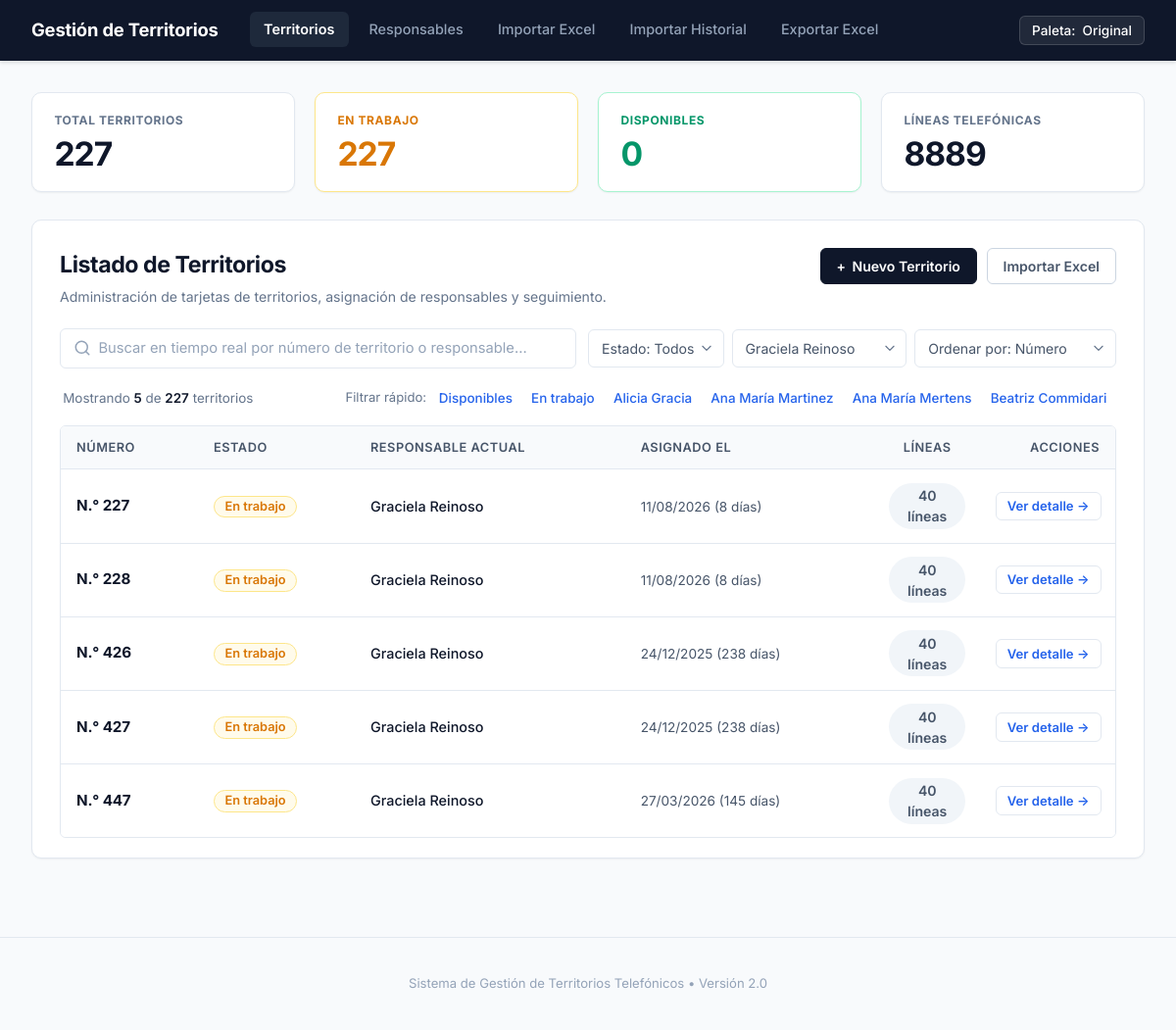
/?responsable_id=11, run on an earlier commit of the app's database.
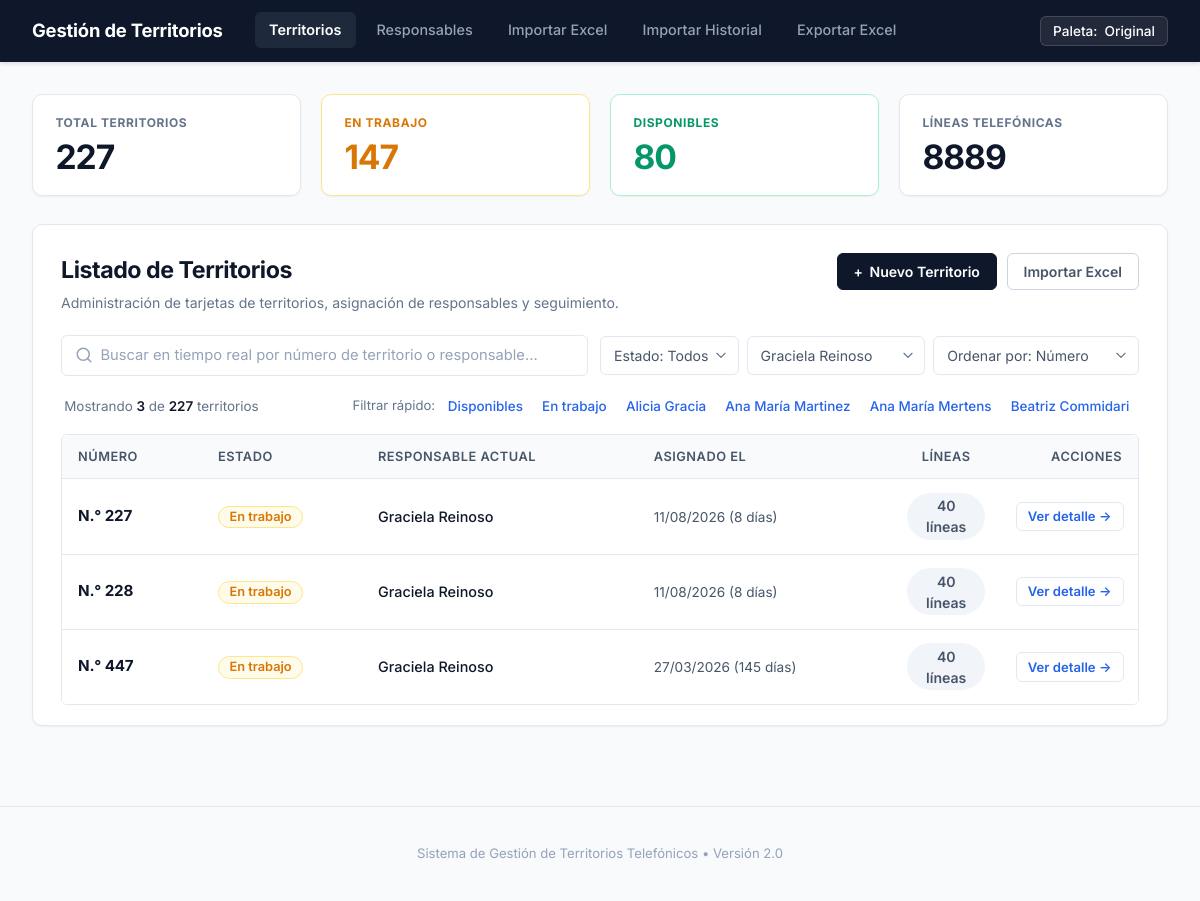
And on a later commit of the database.
### tables this page shows
CREATE TABLE responsables (
    id INTEGER PRIMARY KEY AUTOINCREMENT,
    nombre TEXT NOT NULL,
    activo INTEGER DEFAULT 1 -- 1: activo, 0: inactivo
, telefono TEXT DEFAULT NULL, email TEXT DEFAULT NULL, fecha_alta TEXT DEFAULT NULL);

CREATE TABLE territorios (
    id INTEGER PRIMARY KEY AUTOINCREMENT,
    numero TEXT NOT NULL UNIQUE,
    estado TEXT CHECK(estado IN ('Disponible', 'En trabajo')) DEFAULT 'Disponible'
);

### routes/territorios.py (the view)
    @app.route("/")
    def index():
        q = request.args.get("q", "").strip()
        estado = request.args.get("estado", "").strip()
        responsable_id = request.args.get("responsable_id", "").strip()
        orden = request.args.get("orden", "numero")
        conn = get_connection()
        total_territorios = conn.execute("SELECT COUNT(*) FROM territorios").fetchone()[0]
        total_en_trabajo = conn.execute(
            "SELECT COUNT(*) FROM territorios WHERE estado = 'En trabajo'"
        ).fetchone()[0]
        total_disponibles = conn.execute(
            "SELECT COUNT(*) FROM territorios WHERE estado = 'Disponible'"
        ).fetchone()[0]
        total_lineas = conn.execute("SELECT COUNT(*) FROM registros").fetchone()[0]
        sql = """
            SELECT
                t.id,
                t.numero,
                t.estado,
                r.id AS responsable_id,
                r.nombre AS responsable,
                a.fecha_asignado,
                COUNT(DISTINCT reg.id) AS total_lineas_territorio
            FROM territorios t
            LEFT JOIN asignaciones a
                ON a.territorio_id = t.id AND a.fecha_finalizacion IS NULL
            LEFT JOIN responsables r
                ON r.id = a.responsable_id
            LEFT JOIN registros reg
                ON reg.territorio_id = t.id
            WHERE (t.numero LIKE ? OR r.nombre LIKE ?)
        """
        param_q = f"%{q}%"
        parametros = [param_q, param_q]
        if estado in ("Disponible", "En trabajo"):
            sql += " AND t.estado = ?"
            parametros.append(estado)
        if responsable_id:
            sql += " AND a.responsable_id = ?"
            parametros.append(responsable_id)
        sql += " GROUP BY t.id"
        if orden == "antiguos":
            sql += " ORDER BY (a.fecha_asignado IS NULL), a.fecha_asignado ASC"
        elif orden == "recientes":
            sql += " ORDER BY (a.fecha_asignado IS NULL), a.fecha_asignado DESC"
        elif orden == "lineas":
            sql += " ORDER BY total_lineas_territorio DESC"
        else:
            orden = "numero"
            sql += " ORDER BY CAST(t.numero AS INTEGER), t.numero ASC"
        filas = conn.execute(sql, parametros).fetchall()
        responsables = conn.execute(
            "SELECT id, nombre FROM responsables ORDER BY activo DESC, nombre"
        ).fetchall()
        conn.close()
        ahora = datetime.now()
        territorios = []
        for fila in filas:
            t = dict(fila)
            if t["estado"] == "En trabajo" and t["fecha_asignado"]:
                try:
                    fecha_dt = datetime.strptime(t["fecha_asignado"], "%Y-%m-%d %H:%M:%S")
                    dias = (ahora - fecha_dt).days
                    plural = "" if dias == 1 else "s"
                    t["asignado_texto"] = f"{fecha_dt.strftime('%d/%m/%Y')} ({dias} día{plural})"
                    t["asignado_dias"] = dias
                except Exception:
                    t["asignado_texto"] = str(t["fecha_asignado"])
                    t["asignado_dias"] = 0
            else:
                t["asignado_texto"] = "—"
                t["asignado_dias"] = -1
            territorios.append(t)
        return render_template(
            "index.html",
            territorios=territorios,
            q=q,
            estado=estado,
            responsable_id=responsable_id,
            orden=orden,
            responsables=responsables,
            total_territorios=total_territorios,
            total_en_trabajo=total_en_trabajo,
            total_disponibles=total_disponibles,
            total_lineas=total_lineas,
        )

### database.py (called while the page is built)
def get_connection():
    conn = sqlite3.connect(DATABASE)
    conn.row_factory = sqlite3.Row
    conn.execute("PRAGMA foreign_keys = ON")
    return conn

### templates/index.html (shortened to what the changed rows need)
{% extends "base.html" %}
{% block content %}
<section class="kpi-grid">
    <div class="kpi-card kpi-en-trabajo">
        <span class="kpi-label">EN TRABAJO</span>
        <span class="kpi-value" id="kpi-trabajo-val">{{ total_en_trabajo }}</span>
    </div>
    <div class="kpi-card kpi-disponibles">
        <span class="kpi-label">DISPONIBLES</span>
        <span class="kpi-value" id="kpi-disp-val">{{ total_disponibles }}</span>
    </div>
</section>
<section class="main-card">
    <div class="main-card-header">
        <div class="header-titles">
            <h2 class="card-title">Listado de Territorios</h2>
        </div>
    </div>
    <div class="sub-filtros-bar">
        <div class="contador-mostrando" id="contador-mostrando-txt">
            Mostrando <strong id="num-mostrados">{{ territorios|length }}</strong> de <strong>{{ total_territorios }}</strong> territorios
        </div>
        <div class="filtros-rapidos">
            <div class="chips-list">
                <button type="button" class="chip-tag" data-tag-estado="Disponible">Disponibles</button>
                <button type="button" class="chip-tag" data-tag-estado="En trabajo">En trabajo</button>
                {% for r in responsables[:4] %}
                    <button type="button" class="chip-tag chip-resp" data-tag="{{ r.nombre }}">{{ r.nombre }}</button>
                {% endfor %}
            </div>
        </div>
    </div>
    <div class="table-responsive">
        <table class="tabla-moderna tabla-territorios" id="tabla-territorios">
            <thead>
                <tr>
                    <th style="width: 140px;">Número</th>
                    <th style="width: 160px;">Estado</th>
                    <th>Responsable actual</th>
                    <th>Asignado el</th>
                    <th style="width: 110px; text-align: center;">Líneas</th>
                    <th style="width: 140px; text-align: right;">Acciones</th>
                </tr>
            </thead>
            <tbody id="tbody-territorios">
                {% for t in territorios %}
                <tr
                    class="fila-territorio"
                    data-id="{{ t.id }}"
                    data-numero="{{ t.numero }}"
                    data-estado="{{ t.estado }}"
                    data-responsable-id="{{ t.responsable_id or '' }}"
                    data-responsable-nombre="{{ (t.responsable or '')|lower }}"
                    data-dias="{{ t.asignado_dias }}"
                    data-lineas="{{ t.total_lineas_territorio }}"
                    data-search="{{ t.numero|lower }} {{ (t.responsable or '')|lower }} {{ t.estado|lower }}"
                >
                    <td class="col-numero">
                        <span class="territorio-badge-num">N.° {{ t.numero }}</span>
                    </td>
                    <td class="col-estado">
                        <span class="badge {{ 'badge-en-trabajo' if t.estado == 'En trabajo' else 'badge-disponible' }}">
                            {{ t.estado }}
                        </span>
                    </td>
                    <td class="col-resp">
                        {% if t.responsable %}
                            <span class="resp-nombre">{{ t.responsable }}</span>
                        {% else %}
                            <span class="text-muted">—</span>
                        {% endif %}
                    </td>
                    <td class="col-fecha">
                        <span class="fecha-txt">{{ t.asignado_texto }}</span>
                    </td>
                    <td class="col-lineas" style="text-align: center;">
                        <span class="lineas-count">{{ t.total_lineas_territorio }} líneas</span>
                    </td>
                    <td class="col-acciones" style="text-align: right;">
                        <a href="{{ url_for('territorio_detalle', territorio_id=t.id) }}" class="btn btn-sm btn-outline btn-action-view">
                            Ver detalle &rarr;
                        </a>
                    </td>
                </tr>
                {% endfor %}
            </tbody>
        </table>
    </div>
</section>
{% endblock %}

What changed in the data, as far as the page shows it:
no longer on this page (row edited): territorios: numero "426", estado "En trabajo", responsable "Graciela Reinoso", asignado_texto "24/12/2025 (238 días)", total_lineas_territorio "40"
no longer on this page (row edited): territorios: numero "427", estado "En trabajo", responsable "Graciela Reinoso", asignado_texto "24/12/2025 (238 días)", total_lineas_territorio "40"
Also different on the page:
{{ total_en_trabajo }}: "227" → "147"
{{ total_disponibles }}: "0" → "80"
{{ territorios|length }}: "5" → "3"
